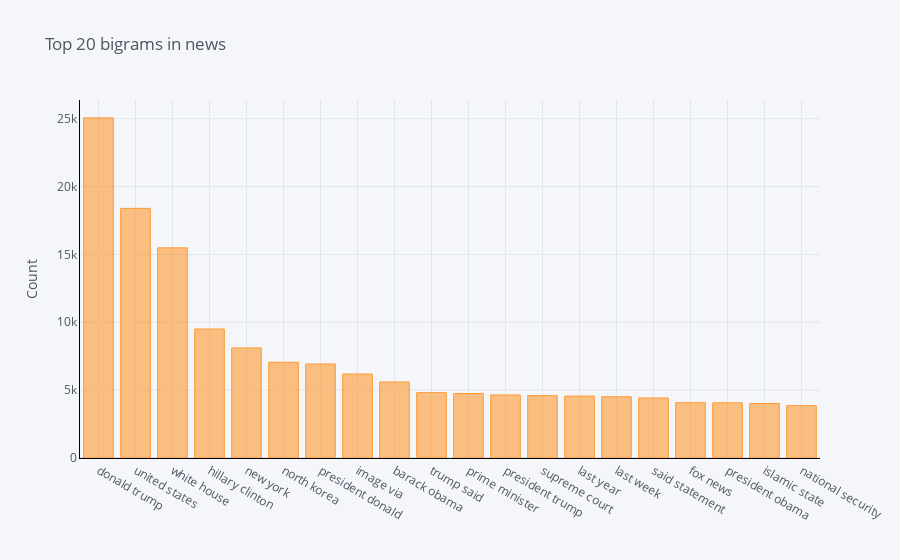

The cell this chart's notebook holds for it:
### Markdown cell above
Now let's expand our search to top 2 words from the news

### Code cell
#Function to get top bigram words
def get_top_n_bigram(corpus, n=None):
    vec = CountVectorizer(ngram_range=(2, 2)).fit(corpus)
    bag_of_words = vec.transform(corpus)
    sum_words = bag_of_words.sum(axis=0) 
    words_freq = [(word, sum_words[0, idx]) for word, idx in vec.vocabulary_.items()]
    words_freq =sorted(words_freq, key = lambda x: x[1], reverse=True)
    return words_freq[:n]

#Calling function and return only top 20 words
common_words = get_top_n_bigram(clean_news['news'], 20)

#Printing the word and frequency
for word, freq in common_words:
    print(word, freq)
    
#Creating the dataframe of word and frequency
df3 = pd.DataFrame(common_words, columns = ['news' , 'count'])

#Group by words and plot the sum
df3.groupby('news').sum()['count'].sort_values(ascending=False).iplot(
    kind='bar', yTitle='Count', linecolor='black', title='Top 20 bigrams in news')

### Figure 1 — Plotly figure (JSON) as saved in the notebook; plotly's stock layout.template omitted (floating-point values rounded to 4 significant figures)
{"data": [{"marker": {"color": "rgba(255, 153, 51, 0.6)", "line": {"color": "rgba(255, 153, 51, 1.0)", "width": 1}}, "name": "count", "orientation": "v", "text": "", "type": "bar", "x": ["donald trump", "united states", "white house", "hillary clinton", "new york", "north korea", "president donald", "image via", "barack obama", "trump said", "prime minister", "president trump", "supreme court", "last year", "last week", "said statement", "fox news", "president obama", "islamic state", "national security"], "y": [25059, 18394, 15485, 9502, 8110, 7053, 6928, 6188, 5603, 4816, 4753, 4646, 4595, 4560, 4512, 4425, 4074, 4065, 4014, 3858]}], "layout": {"legend": {"bgcolor": "#F5F6F9", "font": {"color": "#4D5663"}}, "paper_bgcolor": "#F5F6F9", "plot_bgcolor": "#F5F6F9", "title": {"font": {"color": "#4D5663"}, "text": "Top 20 bigrams in news"}, "xaxis": {"gridcolor": "#E1E5ED", "linecolor": "black", "showgrid": true, "tickfont": {"color": "#4D5663"}, "title": {"font": {"color": "#4D5663"}, "text": ""}, "zerolinecolor": "#E1E5ED"}, "yaxis": {"gridcolor": "#E1E5ED", "linecolor": "black", "showgrid": true, "tickfont": {"color": "#4D5663"}, "title": {"font": {"color": "#4D5663"}, "text": "Count"}, "zerolinecolor": "#E1E5ED"}}}
